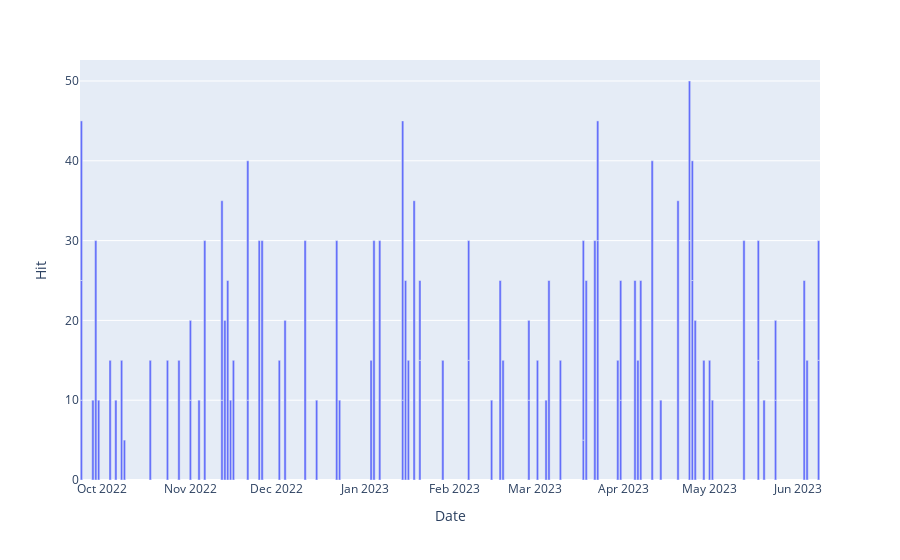

Notebook source saved alongside this figure:
### Markdown cell above
## 2. Result

### Code cell
fig = px.bar(x_hi, x='Date', y='Hit')
fig.show()
